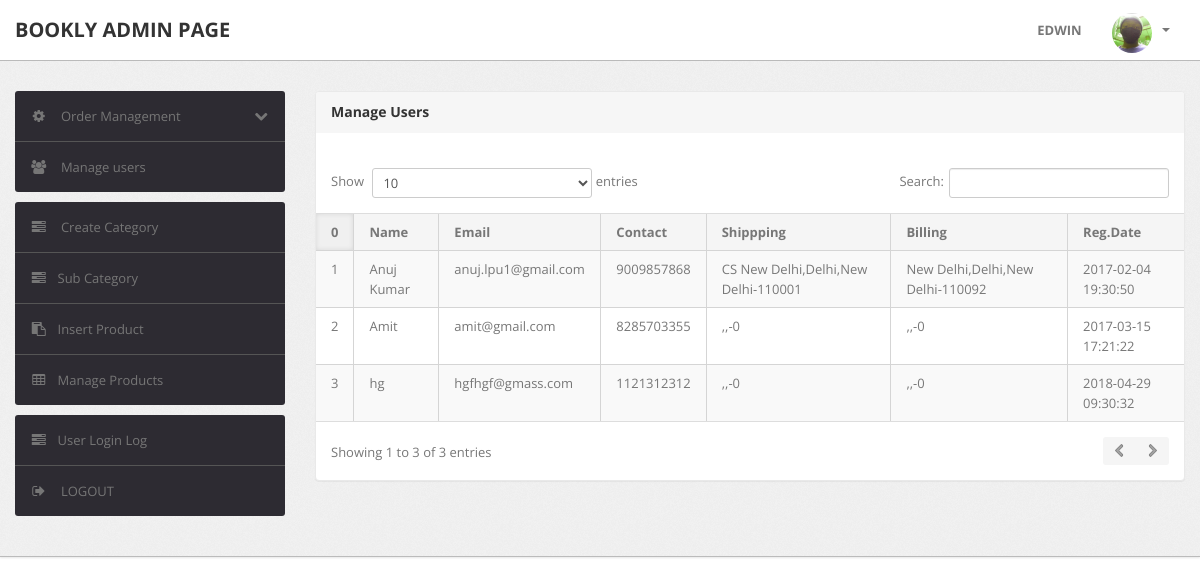
Before: /admin/manage-users.php (signed in) with the older database file.
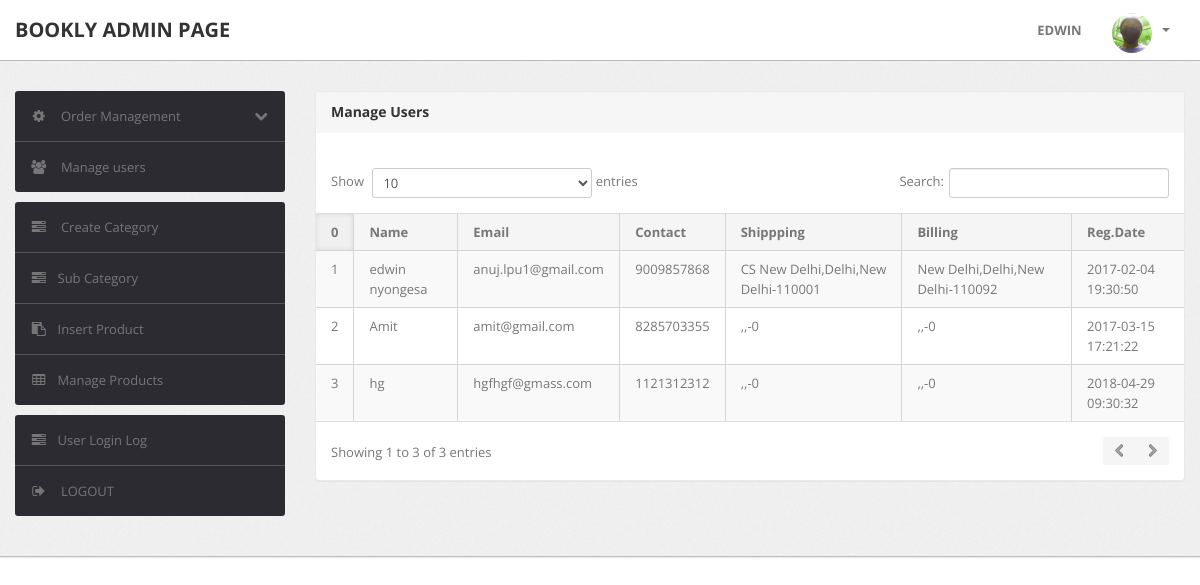
After: the same page with the newer database file.
### tables this page shows
CREATE TABLE `users` (
  `id` int(11) NOT NULL,
  `name` varchar(255) DEFAULT NULL,
  `email` varchar(255) DEFAULT NULL,
  `contactno` bigint(11) DEFAULT NULL,
  `password` varchar(255) DEFAULT NULL,
  `shippingAddress` longtext,
  `shippingState` varchar(255) DEFAULT NULL,
  `shippingCity` varchar(255) DEFAULT NULL,
  `shippingPincode` int(11) DEFAULT NULL,
  `billingAddress` longtext,
  `billingState` varchar(255) DEFAULT NULL,
  `billingCity` varchar(255) DEFAULT NULL,
  `billingPincode` int(11) DEFAULT NULL,
  `regDate` timestamp NOT NULL DEFAULT CURRENT_TIMESTAMP,
  `updationDate` varchar(255) DEFAULT NULL
);

### admin/manage-users.php (the view, shortened to what this page needs)
<?php
include('include/config.php');
if (strlen($_SESSION['alogin']) == 0) {
	header('location:index.php');
} else {
?>
	<!DOCTYPE html>
	<html lang="en">
	<head>
		<link type="text/css" href="bootstrap/css/bootstrap.min.css" rel="stylesheet">
		<link type="text/css" href="bootstrap/css/bootstrap-responsive.min.css" rel="stylesheet">
		<link type="text/css" href="css/theme.css" rel="stylesheet">
		<link type="text/css" href="images/icons/css/font-awesome.css" rel="stylesheet">
	</head>
	<body>
		<?php include('include/header.php'); ?>
		<div class="wrapper">
			<div class="container">
				<div class="row">
					<?php include('include/sidebar.php'); ?>
					<div class="span9">
						<div class="content">
							<div class="module">
								<div class="module-head">
									<h3>Manage Users</h3>
								</div>
								<div class="module-body table">
									<br />
									<table cellpadding="0" cellspacing="0" border="0" class="datatable-1 table table-bordered table-striped	 display" width="100%">
										<thead>
											<tr>
												<th>0</th>
												<th>Name</th>
												<th>Email </th>
												<th>Contact</th>
												<th>Shippping</th>
												<th>Billing</th>
												<th>Reg.Date </th>
											</tr>
										</thead>
										<tbody>
											<?php $query = mysqli_query($con, "select * from users");
											$cnt = 1;
											while ($row = mysqli_fetch_array($query)) {
											?>
												<tr>
													<td><?php echo htmlentities($cnt); ?></td>
													<td><?php echo htmlentities($row['name']); ?></td>
													<td><?php echo htmlentities($row['email']); ?></td>
													<td> <?php echo htmlentities($row['contactno']); ?></td>
													<td><?php echo htmlentities($row['shippingAddress'] . "," . $row['shippingCity'] . "," . $row['shippingState'] . "-" . $row['shippingPincode']); ?></td>
													<td><?php echo htmlentities($row['billingAddress'] . "," . $row['billingCity'] . "," . $row['billingState'] . "-" . $row['billingPincode']); ?></td>
													<td><?php echo htmlentities($row['regDate']); ?></td>
												<?php $cnt = $cnt + 1;
											} ?>
									</table>
								</div>
							</div>
						</div>
					</div>
				</div>
			</div>
		</div>
	</body>
<?php } ?>

Changed rows visible on the page:
changed users "anuj.lpu1@gmail.com": name "Anuj Kumar" → "edwin nyongesa"
